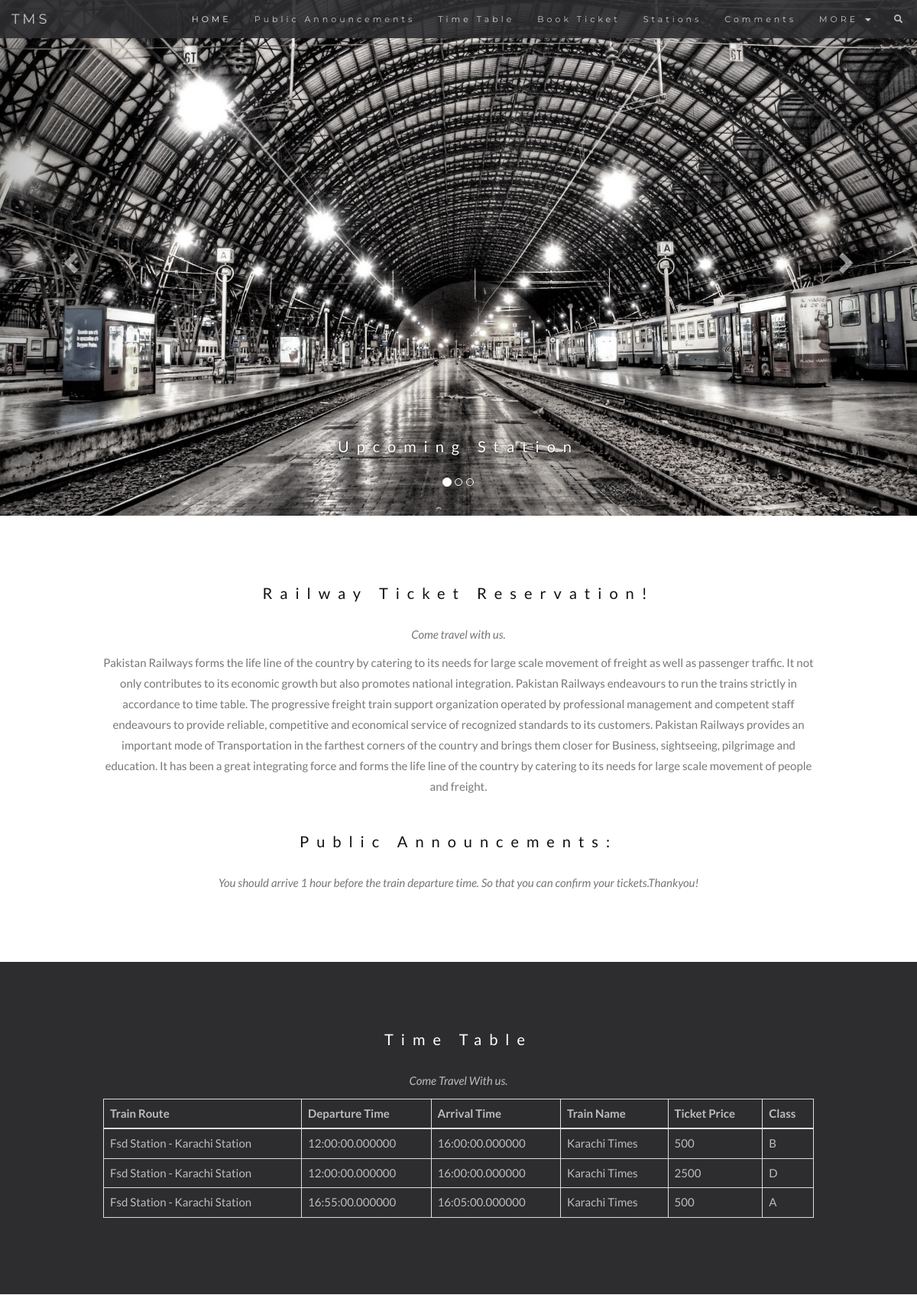
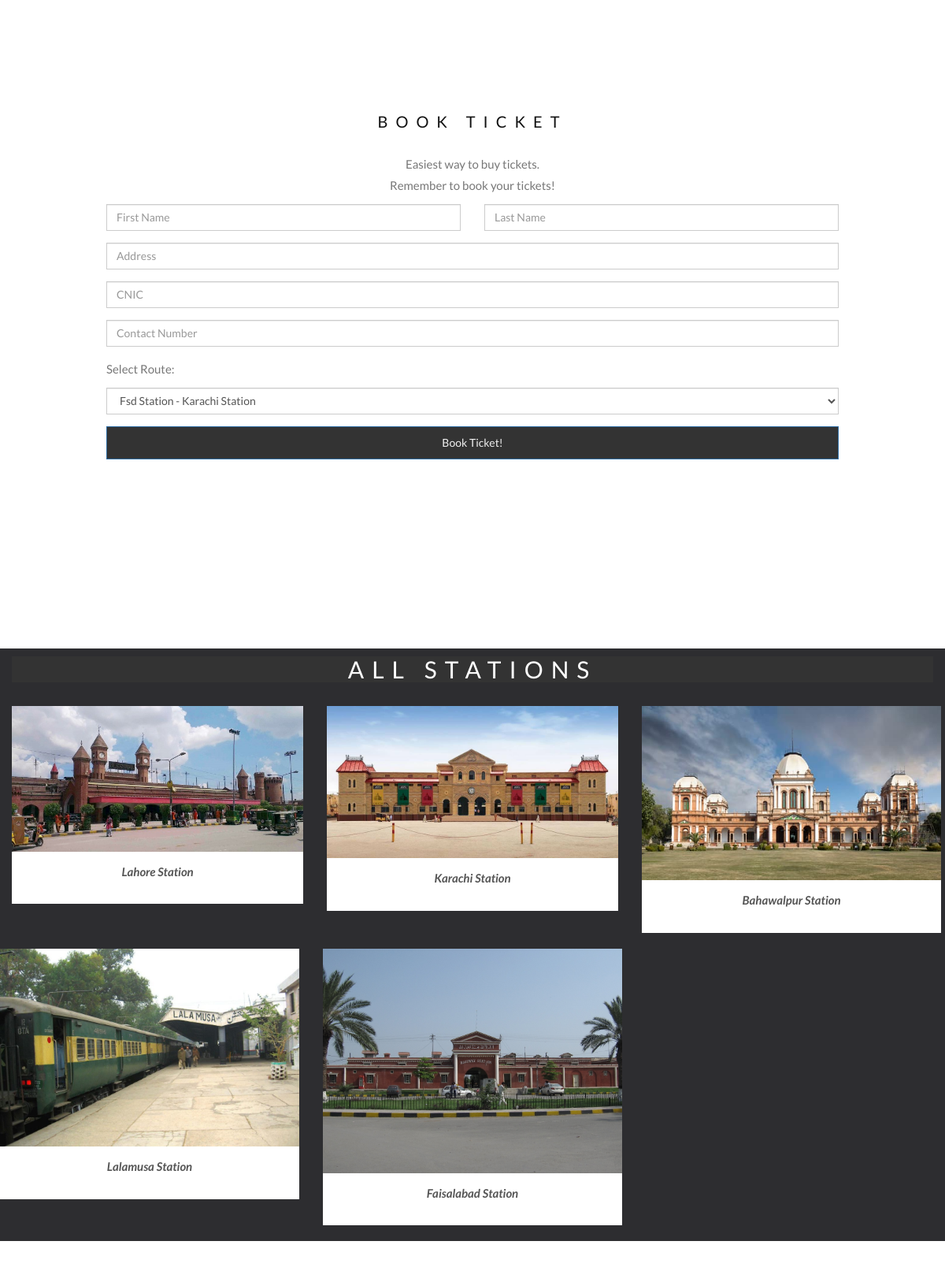
The app's page /home.php (upper part) with its own data (2 pictures, top to bottom).
### tables this page shows
CREATE TABLE `fare` (
  `fid` varchar(10) NOT NULL,
  `rId` varchar(10) NOT NULL,
  `price` int(20) NOT NULL,
  `class` varchar(10) NOT NULL
);

CREATE TABLE `route` (
  `rId` varchar(10) NOT NULL,
  `rTo` varchar(20) NOT NULL,
  `rFrom` varchar(20) NOT NULL,
  `dTime` time(6) NOT NULL,
  `aTime` time(6) NOT NULL,
  `trainId` varchar(10) NOT NULL,
  `dId` varchar(10) NOT NULL
);

CREATE TABLE `train` (
  `trainId` varchar(10) NOT NULL,
  `trainName` varchar(20) NOT NULL
);

### home.php (the view, shortened to what this page needs)
<!DOCTYPE html>
<html lang="en">
<head>
  <link rel="stylesheet" href="https://maxcdn.bootstrapcdn.com/bootstrap/3.4.1/css/bootstrap.min.css">
</head>
<body id="myPage" data-spy="scroll" data-target=".navbar" data-offset="50">
  <nav class="navbar navbar-default navbar-fixed-top">
    <div class="container-fluid">
      <div class="navbar-header">
        <a class="navbar-brand" href="#myPage">TMS</a>
      </div>
      <div class="collapse navbar-collapse" id="myNavbar">
        <ul class="nav navbar-nav navbar-right">
          <li><a href="#myPage">HOME</a></li>
          <li><a href="#ann">Public Announcements</a></li>
          <li><a href="#timetable">Time Table</a></li>
          <li><a href="#bookticket">Book Ticket</a></li>
          <li><a href="#station">Stations</a></li>
          <li><a href="#comments">Comments</a></li>
          <li class="dropdown">
            <a class="dropdown-toggle" data-toggle="dropdown" href="#">MORE
              <span class="caret"></span></a>
          </li>
          <li><a href="#"><span class="glyphicon glyphicon-search"></span></a></li>
        </ul>
      </div>
    </div>
  </nav>
  <div id="myCarousel" class="carousel slide" data-ride="carousel">
    <ol class="carousel-indicators">
      <li data-target="#myCarousel" data-slide-to="0" class="active"></li>
      <li data-target="#myCarousel" data-slide-to="1"></li>
      <li data-target="#myCarousel" data-slide-to="2"></li>
    </ol>
    <div class="carousel-inner" role="listbox">
      <div class="item active">
        <img src="graphics/adminstations.jpg" alt="Los Angeles" width="1200" height="700">
        <div class="carousel-caption">
          <h3>Upcoming Station</h3>
        </div>
      </div>
    </div>
    <a class="left carousel-control" href="#myCarousel" role="button" data-slide="prev">
      <span class="glyphicon glyphicon-chevron-left" aria-hidden="true"></span>
    </a>
    <a class="right carousel-control" href="#myCarousel" role="button" data-slide="next">
      <span class="glyphicon glyphicon-chevron-right" aria-hidden="true"></span>
    </a>
  </div>
  <div id="ann" class="container text-center">
    <h3>Railway Ticket Reservation!</h3>
    <p><em>Come travel with us.</em></p>
    <p>Pakistan Railways forms the life line of the country by catering to its needs for large scale movement of freight as well as passenger traffic. It not only contributes to its economic growth but also promotes national integration.
      Pakistan Railways endeavours to run the trains strictly in accordance to time table. The progressive freight train support organization operated by professional management and competent staff endeavours to provide reliable, competitive and economical service of recognized standards to its customers.
      Pakistan Railways provides an important mode of Transportation in the farthest corners of the country and brings them closer for Business, sightseeing, pilgrimage and education. It has been a great integrating force and forms the life line of the country by catering to its needs for large scale movement of people and freight.</p>
    <br>
    <h3>Public Announcements:</h3>
    <p><em>You should arrive 1 hour before the train departure time. So that you can confirm your tickets.Thankyou! </em></p>
  </div>
  <?php
  $servername = "localhost";
  $username = "root";
  $password = "";
  $dbname = "finalproject";
  try {
    $conn = new PDO("mysql:host=$servername;dbname=$dbname", $username, $password);
    $conn->setAttribute(PDO::ATTR_ERRMODE, PDO::ERRMODE_EXCEPTION);
    $conn->setAttribute(PDO::ATTR_ERRMODE, PDO::ERRMODE_EXCEPTION);
    $stmt = $conn->prepare("SELECT *
                                        FROM ((fare
                                            INNER JOIN route ON fare.rId = route.rId)
                                                  INNER JOIN train ON route.trainId = train.trainId);");
    $stmt->execute();
  } catch (PDOException $e) {
    echo "Error: " . $e->getMessage();
  }
  ?>
  <div id="timetable" class="bg-1">
    <div class="container">
      <h3 class="text-center">Time Table</h3>
      <p class="text-center">Come Travel With us.<br> </p>
      <table class="table table-bordered" id="dataTable" width="100%" cellspacing="0">
        <thead>
          <tr>
            <th> Train Route </th>
            <th> Departure Time </th>
            <th> Arrival Time </th>
            <th> Train Name </th>
            <th> Ticket Price </th>
            <th> Class </th>
          </tr>
        </thead>
        <tbody>
          <?php
          foreach ($stmt->fetchAll() as $k => $row) {
          ?>
            <tr>
              <td><?php echo $row['rTo'];
                  echo ' - ';
                  echo $row['rFrom']; ?></td>
              <td><?php echo $row['dTime']; ?></td>
              <td><?php echo $row['aTime']; ?></td>
              <td><?php echo $row['trainName']; ?></td>
              <td><?php echo $row['price']; ?></td>
              <td><?php echo $row['class']; ?></td>
            </tr>
          <?php
          }
          ?>
        </tbody>
      </table>
    </div>
  </div>
  <br><br>
  <div id="bookticket">
    <div class="container">
      <h3 class="text-center">BOOK TICKET</h3>
      <p class="text-center">Easiest way to buy tickets.<br> Remember to book your tickets!</p>
      <form class="user" id="form" action="manage_ticket/addticketquery.php" method="POST">
        <div class="form-group row">
          <div class="col-sm-6 mb-3 mb-sm-0">
            <input type="text" class="form-control form-control-user" name="firstname" placeholder="First Name">
          </div>
          <div class="col-sm-6">
            <input type="text" class="form-control form-control-user" name="lastname" placeholder="Last Name">
          </div>
        </div>
        <div class="form-group">
          <input type="text" class="form-control form-control-user" name="address" placeholder="Address">
        </div>
        <div class="form-group">
          <input type="text" class="form-control form-control-user" name="cnic" placeholder="CNIC">
        </div>
        <div class="form-group">
          <input type="text" class="form-control form-control-user" name="contactnumber" placeholder="Contact Number">
        </div>
        <?php
        $servername = "localhost";
        $username = "root";
        $password = "";
        $dbname = "finalproject";
        try {
          $conn = new PDO("mysql:host=$servername;dbname=$dbname", $username, $password);
          $conn->setAttribute(PDO::ATTR_ERRMODE, PDO::ERRMODE_EXCEPTION);
          $conn->setAttribute(PDO::ATTR_ERRMODE, PDO::ERRMODE_EXCEPTION);
          $stmt = $conn->prepare("SELECT *
                                        FROM fare
                                              INNER JOIN route ON fare.rId = route.rId;");
          $stmt->execute();
        } catch (PDOException $e) {
          echo "Error: " . $e->getMessage();
        }
        ?>
        <p>Select Route:</p>
        <div class="form-group ">
          <div class="col-sm-13 mb-3 mb-sm-0">
            <select name="fareid" class="form-control form-dropdown ">
              <?php
              foreach ($stmt->fetchAll() as $k => $row) {
              ?>
                <option value="<?php echo $row['fid']; ?>"><?php echo $row['rTo'];
                                                            echo " - ";
                                                            echo $row['rFrom']; ?></option>
              <?php
              }
              ?>
            </select>
          </div>
        </div>
        <a href="#" class="btn btn-primary btn-user btn-block" onclick="document.getElementById('form').submit();">
          Book Ticket!
        </a>
    </div>
  </div>
  <div id="station" class="container"></div>
  <div class="container-fluid text-center bg-1">
    <h4>ALL STATIONS</h4>
    <div class="row text-center">
      <div class="col-sm-4">
        <div class="thumbnail">
          <img src="graphics/StationLahore.jpg" alt="lahore" width="450" height="300">
          <p><strong>Lahore Station</strong></p>
        </div>
      </div>
      <div class="col-sm-4">
        <div class="thumbnail">
          <img src="graphics/StationKarahi.jpg" alt="Karachi" width="450" height="300">
          <p><strong>Karachi Station</strong></p>
        </div>
      </div>
      <div class="row text-center">
        <div class="col-sm-4">
          <div class="thumbnail">
            <img src="graphics/StationBahawalpur.jpg" alt="Bahawalpur" width="450" height="300">
            <p><strong>Bahawalpur Station</strong></p>
          </div>
        </div>
        <div class="col-sm-4">
          <div class="thumbnail">
            <img src="graphics/StationLalaMusa.jpg" alt="Lalamusa" width="450" height="300">
            <p><strong>Lalamusa Station</strong></p>
          </div>
        </div>
        <div class="col-sm-4">
          <div class="thumbnail">
            <img src="graphics/StationFaisalabad.jpg" alt="Faisalabad width=" 450" height="300">
            <p><strong>Faisalabad Station</strong></p>
          </div>
        </div>
      </div>
    </div>
  </div>
  <br><br>
  <br><br>
</body>
</html>

### home.php (style rules this page uses)
body { font: 400 15px/1.8 Lato, sans-serif; color: #777; overflow-x: hidden; }
h3, h4 { margin: 10px 0 30px 0; letter-spacing: 10px; font-size: 20px; color: #111; }
.container { padding: 80px 120px; }
.carousel-inner img { -webkit-filter: grayscale(90%); filter: grayscale(90%); width: 100%; margin: auto; }
.carousel-caption h3 { color: #fff !important; }
.bg-1 { background: #2d2d30; color: #bdbdbd; }
.bg-1 h3 { color: #fff; }
.bg-1 p { font-style: italic; }
.thumbnail { padding: 0 0 15px 0; border: none; border-radius: 0; }
.thumbnail p { margin-top: 15px; color: #555; }
.btn { padding: 10px 20px; background-color: #333; color: #f1f1f1; border-radius: 0; transition: .2s; }
.modal-header, h4, .close { background-color: #333; color: #fff !important; text-align: center; font-size: 30px; }
.navbar { font-family: Montserrat, sans-serif; margin-bottom: 0; background-color: #2d2d30; border: 0; font-size: 11px !important; letter-spacing: 4px; opacity: 0.9; }
.navbar li a, .navbar .navbar-brand { color: #d5d5d5 !important; }
.navbar-nav li.active a { color: #fff !important; background-color: #29292c !important; }
.form-control { border-radius: 0; }

### records on screen
fare: rId.rTo "Fsd Station", rId.rFrom "Karachi Station", rId.dTime "12:00:00.000000", rId.aTime "16:00:00.000000", train.trainName "Karachi Times", price "500", class "B"
fare: rId.rTo "Fsd Station", rId.rFrom "Karachi Station", rId.dTime "12:00:00.000000", rId.aTime "16:00:00.000000", train.trainName "Karachi Times", price "2500", class "D"
fare: rId.rTo "Fsd Station", rId.rFrom "Karachi Station", rId.dTime "16:55:00.000000", rId.aTime "16:05:00.000000", train.trainName "Karachi Times", price "500", class "A"

### other values on screen
form field fareid "Fsd Station - Karachi Station"
